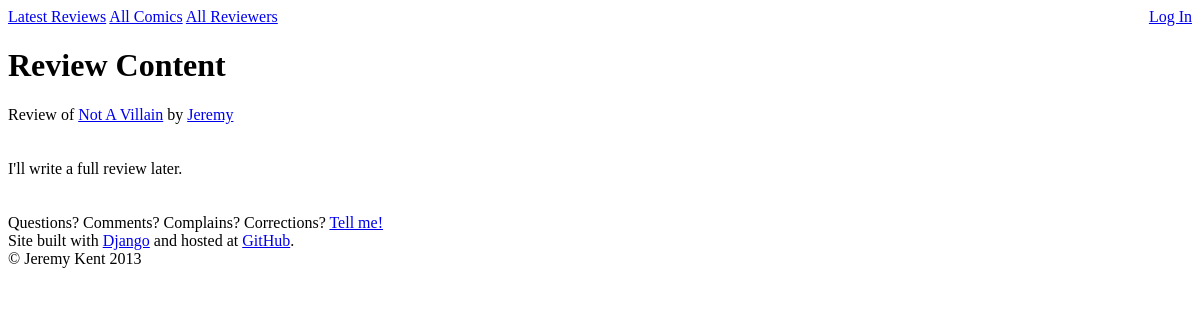
Before: /24/ with the older database file.
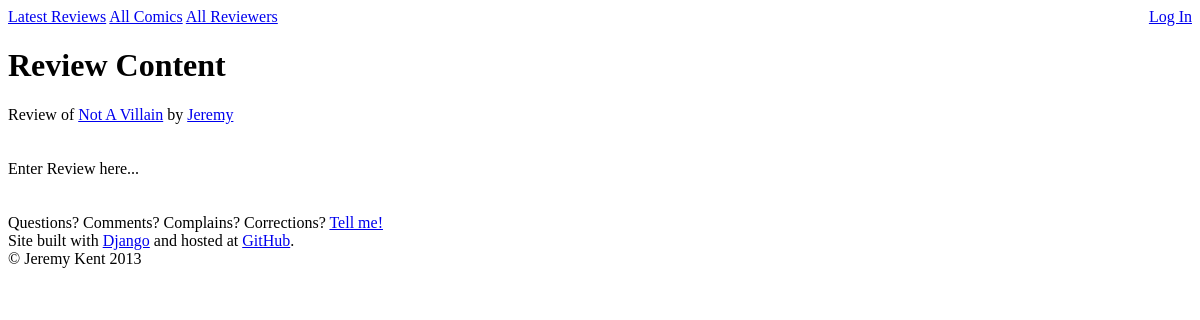
After: the same page with the newer database file.
### reviews/models.py (models this page shows, shortened)
class Review(models.Model):
    comic = models.ForeignKey(Comic)
    reviewer = models.ForeignKey(Reviewer)
    review_text = models.CharField(max_length=2000)
    stars = models.IntegerField(default=0)
    pub_date = models.DateTimeField('date reviewed')

class Comic(models.Model):
    RATING_UNRATED = 'un'
    RATING_G       = 'g'
    RATING_PG      = 'pg'
    RATING_PG_13   = 'pg13'
    RATING_R       = 'r'
    RATING_NC_17   = 'nc17'
    MPAA_RATING_CHOICES = (
        (RATING_UNRATED, '(Unrated)'),
        (RATING_G,       'G'),
        (RATING_PG,      'PG'),
        (RATING_PG_13,   'PG-13'),
        (RATING_R,       'R'),
        (RATING_NC_17,   'NC-17'),
    )
    name = models.CharField(max_length=50)
    url = models.CharField(max_length=200)
    mpaa_rating = models.CharField(
        max_length=4,
        choices=MPAA_RATING_CHOICES,
        default=RATING_UNRATED)

class Reviewer(models.Model):
    user = models.OneToOneField(User)
    name = models.CharField(max_length=50)
    admin = models.BooleanField(default=False)

### reviews/views.py (the view)
# urls.py: url(r'^(?P<pk>\d+)/$', views.ReviewDetailView.as_view(), name='detail'),
class ReviewDetailView(generic.DetailView):
    model = Review

### ibcomics/templates/reviews/review_detail.html (shortened to what this page needs)
{% extends 'reviews/base.html' %}
{% block allreviews %}{{ block.super }}{% endblock %}
{% block allcomics %}{{ block.super }}{% endblock %}
{% block allreviewers %}{{ block.super }}{% endblock %}
{% block content %}
    <h1>Review Content</h1>
    Review of <a href="{% url 'comicdetail' review.comic.id %}">{{ review.comic.name }}</a>
    by <a href="{% url 'reviewerdetail' review.reviewer.id %}">{{ review.reviewer.name }}</a>
    <br /><br />
    <br />
    {{ review.review_text }}
{% endblock %}

Changed rows visible on the page:
changed Review "Not A Villain": review_text "I'll write a full review later." → "Enter Review here..."
